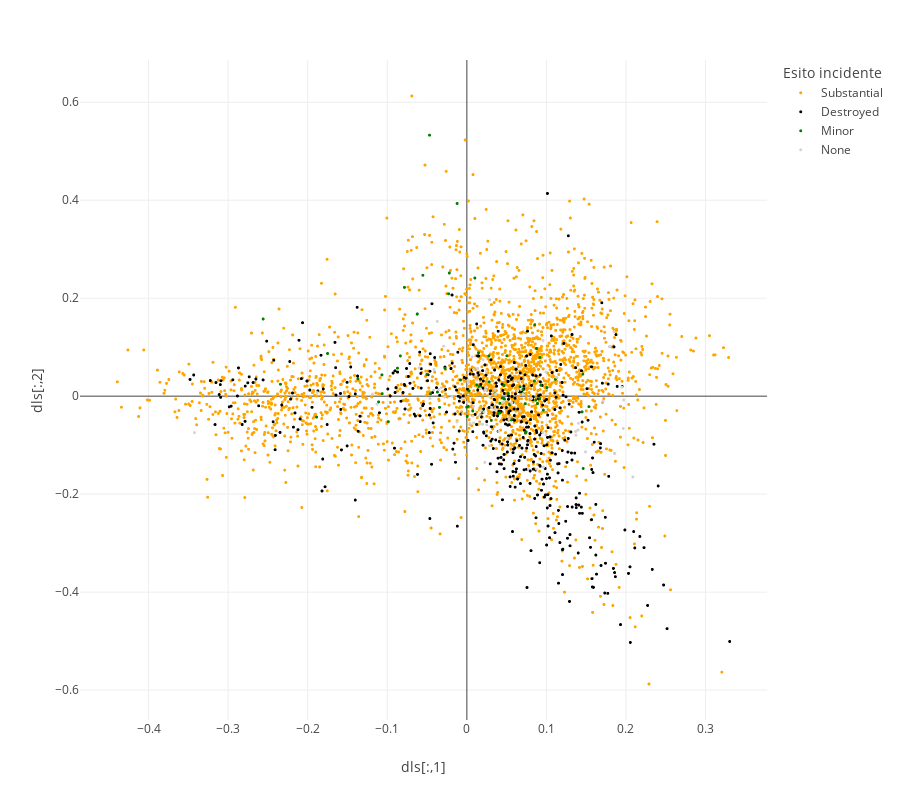

The code cell stored with this chart in its notebook:
### Code cell
dfc = pd.DataFrame(
    {"Esito incidente" : df.damage_class,
     "dls[:,1]" : -1*dls[:,1],
     "dls[:,2]" : dls[:,2]}
)

fig = px.scatter(
    dfc,
    x="dls[:,1]",
    y="dls[:,2]",
    color="Esito incidente",
    color_discrete_map=
    {"None": "lightgrey",
     "Minor" : "green",
     "Substantial": "orange",
     "Destroyed": "black"},
    template="none",
    height=800
)
    
fig.update_traces(marker=dict(size=3,))
fig.show()
